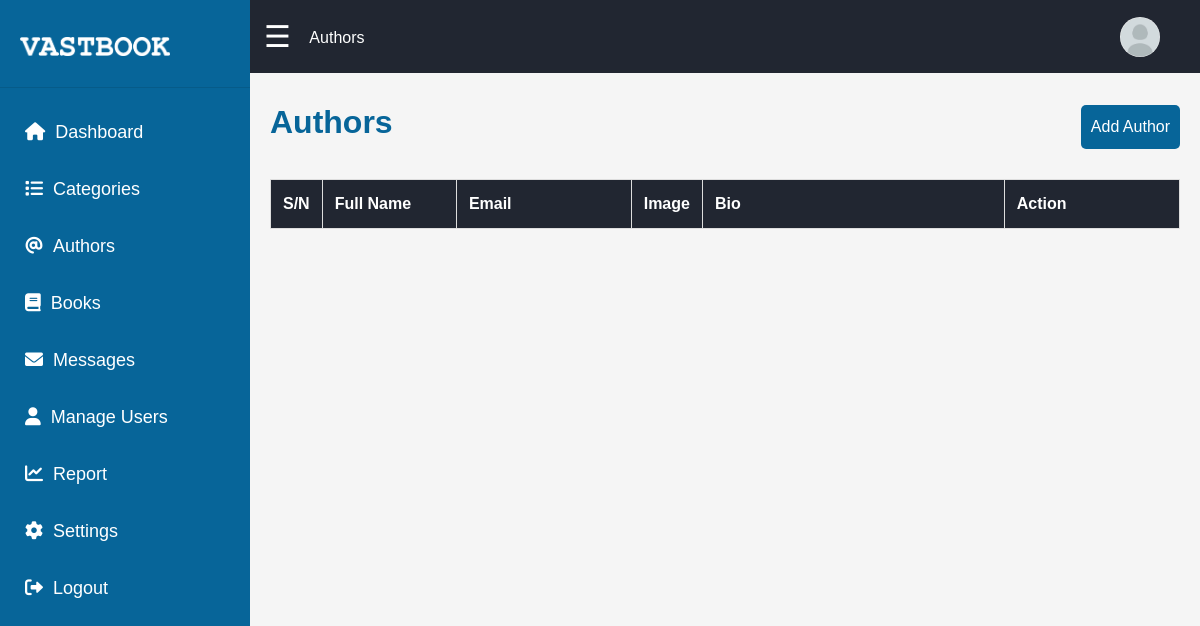
Page /views/admin/authors (signed in) on the earlier database version.
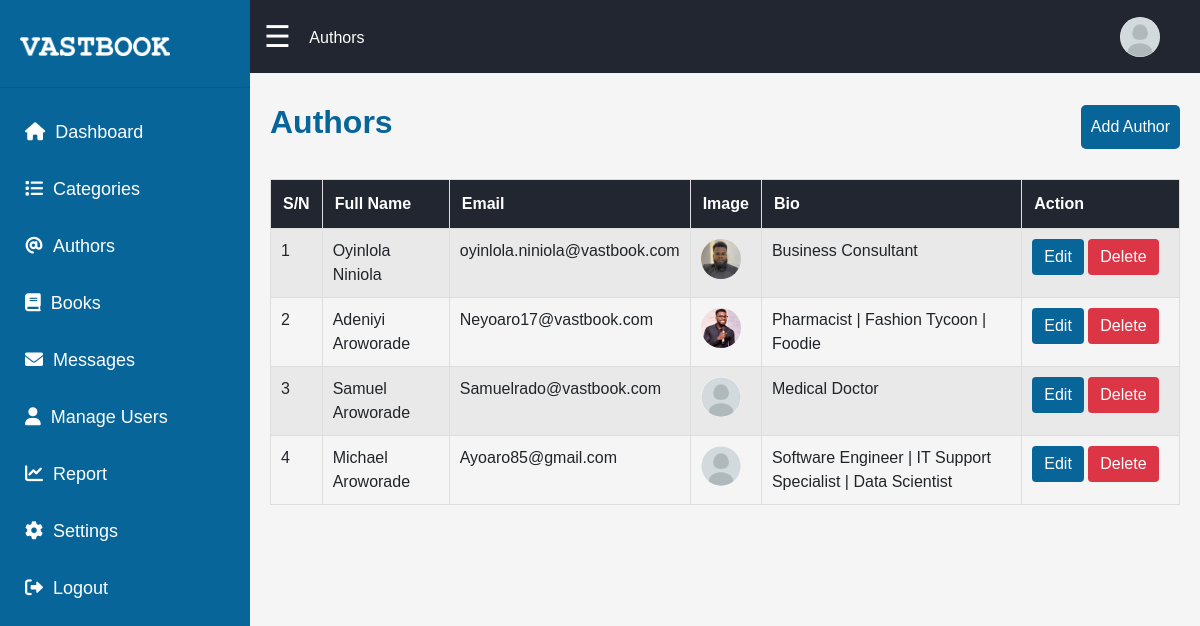
Same page on the later database version.
### tables this page shows
CREATE TABLE `authors` (
  `id` int(11) NOT NULL,
  `firstname` varchar(50) NOT NULL,
  `lastname` varchar(50) NOT NULL,
  `email` varchar(100) NOT NULL,
  `bio` text DEFAULT NULL,
  `image` varchar(255) NOT NULL,
  `created_at` timestamp NULL DEFAULT current_timestamp()
);

### controllers/AuthorController.php (called while the page is built, shortened)
<?php
require_once(__DIR__ . '/../config/config.php');
require_once(__DIR__. '/../models/Author.php');
$database = new Database($conn);
$db = $database->connect();
$authorModel = new Author($db);
$authors = $authorModel->getAllAuthors();
?>

### models/Author.php (called while the page is built, shortened)
<?php
class Author {
    private $conn;
    public function __construct($db) {
        $this->conn = $db;
    }
    public function getAllAuthors() {
        try {
            $sql = "SELECT * FROM authors ORDER BY created_at DESC";
            $stmt = $this->conn->prepare($sql);
            $stmt->execute();
            $result = $stmt->fetchAll(PDO::FETCH_ASSOC);
            return $result;
        } catch (PDOException $e) {
            echo "Error: " . $e->getMessage();
            return [];
        }
    }
}
?>

### views/admin/authors/index.php (the view, shortened to what this page needs)
<?php
require_once(__DIR__ . '/../../../config/config.php');
include(ROOT_PATH . '/controllers/AuthorController.php');
$pageName = "Authors";
include(ROOT_PATH . '/shared/admin-header.php');
?>
<div class="vastbook-header-items clearfix">
    <h2 class="vastbook-admin-h">Authors</h2>
    <a href="create.php">Add Author</a>
</div>
<div class="table-container">
    <table class="table table-striped table-bordered responsive-table-1">
        <thead>
            <tr>
                <th width="5%">S/N</th>
                <th width="15%">Full Name</th>
                <th width="20%">Email</th>
                <th width="5%">Image</th>
                <th width="35%">Bio</th>
                <th width="20%">Action</th>
            </tr>
        </thead>
        <tbody>
            <?php
            $i = 0;
                foreach ($authors as $author)
                {
                    $author["image"] = $author["image"] !== "" ? $author["image"] : "default.png";
                    echo '
                    <tr>
                        <td>'.++$i.'</td>
                        <td>'. $author["firstname"]. " " . $author["lastname"] .'</td>
                        <td>'. $author["email"] .'</td>
                        <td><img src="'.BASE_URL .'/assets/img/author/'. $author["image"] .'" alt="author"></td>
                        <td>'.$author["bio"].'</td>
                        <td>
                            <a class="btn btn-primary" href="edit.php?id='.$author["id"].'">Edit</a>
                            <a class="btn btn-danger" href="delete.php?id='.$author["id"].'">Delete</a>
                        </td>
                    </tr>
                    ';
                }
            ?>
        </tbody>
    </table>
</div>
<?php
include(ROOT_PATH . '/shared/admin-footer.php');
?>

### shared/admin-header.php (shortened to what this page needs)
<!DOCTYPE html>
<html lang="en">
<head>
    <link rel="stylesheet" href="https://cdnjs.cloudflare.com/ajax/libs/font-awesome/6.0.0-beta3/css/all.min.css">
    <link rel="stylesheet" href="<?php echo BASE_URL; ?>/assets/css/bootstrap.min.css">
    <link rel="stylesheet" href="<?php echo BASE_URL; ?>/assets/css/admin-style.css?v=<?php echo time(); ?>">
</head>
<body>
    <div class="navbar" id="navbar">
        <div>
            <span class="hamburger" onclick="toggleSidebar()">&#9776; </span>
            <span class="vastbook-breadcrumb"><?php echo $pageName; ?></span>
        </div>
        <div class="profile">
            <div class="profile-dropdown">
                <img src="<?= !empty($_SESSION['image']) ? $_SESSION['image'] : BASE_URL.'/assets/img/default.png'; ?>" alt="Profile" class="profile-img">
            </div>
        </div>
    </div>
    <div class="sidebar" id="sidebar">
        <h1 class="vastbook-name"><img src="<?php echo BASE_URL;?>/assets/img/vastbook-1.png" alt="logo" width="150"></h1>
        <hr>
        <a href="<?php echo BASE_URL;?>/views/admin/index.php"><i class="fas fa-home"></i><span>Dashboard</span></a>
        <a href="<?php echo BASE_URL;?>/views/admin/categories"><i class="fa-solid fa-list"></i><span>Categories</span></a>
        <a href="<?php echo BASE_URL;?>/views/admin/authors"><i class="fa-solid fa-at"></i></i><span>Authors</span></a>
        <a href="<?php echo BASE_URL;?>/views/admin/books"><i class="fa-solid fa-book"></i><span>Books</span></a>
        <a href="<?php echo BASE_URL;?>/views/admin/messages"><i class="fas fa-envelope"></i><span>Messages</span></a>
        <a href="<?php echo BASE_URL;?>/views/admin/users"><i class="fas fa-user"></i><span>Manage Users</span></a>
        <a href="<?php echo BASE_URL;?>/views/admin/reports"><i class="fa-solid fa-chart-line"></i><span>Report</span></a>
        <a href="<?php echo BASE_URL;?>/views/admin/settings"><i class="fa-solid fa-gear"></i><span>Settings</span></a>
        <a href="<?php echo BASE_URL;?>/logout.php"><i class="fa-solid fa-right-from-bracket"></i><span>Logout</span></a>
    </div>
    <div class="main-content" id="main-content">

### shared/admin-footer.php (shortened to what this page needs)
</div>
</body>
</html>

### assets/css/admin-style.css (style rules this page uses)
:root { --primary-color: #076599; --secondary-color: #f4f4f9; --hover-color: #0c6ca0; --dark-color: #212631; }
* { box-sizing: border-box; }
body, html { margin: 0; padding: 0; font-family: Arial, sans-serif; height: 100%; background-color: #f5f5f5; box-sizing: border-box; }
a, button { transition: all 0.3s ease; }
h1, h2, h3, h4, h5, h6 { line-height: 1.4; }
.vastbook-name { padding-left: 20px; }
.navbar { width: calc( 100% - 70px ); background-color: var(--dark-color); position: fixed; top: 0; left: 250px; z-index: 1; padding: 0; transition: left 0.3s; color: white; }
.hamburger { font-size: 30px; cursor: pointer; color: white; padding: 14px; display: inline-block; }
.sidebar { height: 100%; width: 250px; position: fixed; top: 0; left: 0; background-color: var(--primary-color); padding-top: 15px; transition: width 0.3s; overflow-x: hidden; }
.sidebar a { padding: 15px 25px; text-decoration: none; font-size: 18px; color: white; display: block; }
.sidebar i { margin-right: 10px; }
.vastbook-admin-h { font-weight: 700; color: var(--primary-color); margin: 0; }
.vastbook-breadcrumb { display: inline-block; vertical-align: middle; color: white; margin-top: -10px; }
.main-content { margin-left: 250px; padding: 20px; padding-top: 100px; transition: margin-left 0.3s; }
a { color: var(--primary-color); text-decoration: none; }
.profile { position: fixed; right: 30px; display: flex; align-items: center; }
.profile-img { width: 40px; height: 40px; border-radius: 50%; margin-right: 10px; cursor: pointer; }
.profile-dropdown { display: flex; align-items: center; cursor: pointer; }
.table-container { width: 100%; overflow-x: auto; margin: 30px 0; }
.btn { outline: none; border: none; }
.btn-primary { background-color: var(--primary-color); }
.responsive-table-1 thead th { background-color: var(--dark-color); color: white; padding: 12px; border: 1px solid #ddd; white-space: nowrap; }
.responsive-table-1 tbody td { padding: 10px; border: 1px solid #ddd; }
.responsive-table-1 img { width: 40px; height: 40px; border-radius: 50%; object-fit: cover; }
.vastbook-header-items a { background-color: var(--primary-color); color: white; padding: 10px; border-radius: 5px; float: right; margin-top: -40px; }
.clearfix::after { content: ""; display: block; clear: both; }

Differences in the rows shown:
added authors: firstname "Oyinlola", lastname "Niniola", email "oyinlola.niniola@vastbook.com", image (picture), bio "Business Consultant"
added authors: firstname "Adeniyi", lastname "Aroworade", email "Neyoaro17@vastbook.com", image (picture), bio "Pharmacist | Fashion Tycoon | Foodie"
added authors: firstname "Samuel", lastname "Aroworade", email "Samuelrado@vastbook.com", bio "Medical Doctor"
added authors: firstname "Michael", lastname "Aroworade", email "Ayoaro85@gmail.com", bio "Software Engineer | IT Support Specialist | Data Scientist"
